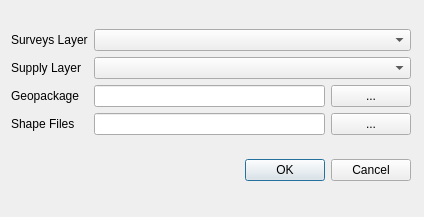
<?xml version="1.0" encoding="UTF-8"?>
<ui version="4.0">
 <class>Test4DialogBase</class>
 <widget class="QDialog" name="Test4DialogBase">
  <property name="geometry">
   <rect>
    <x>0</x>
    <y>0</y>
    <width>424</width>
    <height>217</height>
   </rect>
  </property>
  <property name="windowTitle">
   <string>prepareDemandLayers</string>
  </property>
  <widget class="QWidget" name="">
   <property name="geometry">
    <rect>
     <x>10</x>
     <y>10</y>
     <width>401</width>
     <height>191</height>
    </rect>
   </property>
   <layout class="QGridLayout" name="gridLayout_2">
    <property name="leftMargin">
     <number>1</number>
    </property>
    <property name="topMargin">
     <number>1</number>
    </property>
    <item row="2" column="0">
     <widget class="QDialogButtonBox" name="button_box">
      <property name="orientation">
       <enum>Qt::Horizontal</enum>
      </property>
      <property name="standardButtons">
       <set>QDialogButtonBox::Cancel|QDialogButtonBox::Ok</set>
      </property>
     </widget>
    </item>
    <item row="1" column="0">
     <layout class="QGridLayout" name="gridLayout">
      <item row="0" column="0">
       <widget class="QLabel" name="label">
        <property name="text">
         <string>Surveys Layer</string>
        </property>
       </widget>
      </item>
      <item row="0" column="1" colspan="2">
       <widget class="QComboBox" name="layerSurveys"/>
      </item>
      <item row="1" column="0">
       <widget class="QLabel" name="label_3">
        <property name="text">
         <string>Supply Layer</string>
        </property>
       </widget>
      </item>
      <item row="1" column="1" colspan="2">
       <widget class="QComboBox" name="layerSupply"/>
      </item>
      <item row="2" column="0">
       <widget class="QLabel" name="label_6">
        <property name="text">
         <string>Geopackage</string>
        </property>
       </widget>
      </item>
      <item row="2" column="1">
       <widget class="QLineEdit" name="lineEditDB"/>
      </item>
      <item row="2" column="2">
       <widget class="QPushButton" name="pushButtonDB">
        <property name="text">
         <string>...</string>
        </property>
       </widget>
      </item>
      <item row="3" column="1">
       <widget class="QLineEdit" name="lineEdit"/>
      </item>
      <item row="3" column="2">
       <widget class="QPushButton" name="pushButton">
        <property name="text">
         <string>...</string>
        </property>
       </widget>
      </item>
      <item row="3" column="0">
       <widget class="QLabel" name="label_2">
        <property name="text">
         <string>Shape Files</string>
        </property>
       </widget>
      </item>
     </layout>
    </item>
   </layout>
  </widget>
 </widget>
 <resources/>
 <connections>
  <connection>
   <sender>button_box</sender>
   <signal>accepted()</signal>
   <receiver>Test4DialogBase</receiver>
   <slot>accept()</slot>
   <hints>
    <hint type="sourcelabel">
     <x>20</x>
     <y>20</y>
    </hint>
    <hint type="destinationlabel">
     <x>20</x>
     <y>20</y>
    </hint>
   </hints>
  </connection>
  <connection>
   <sender>button_box</sender>
   <signal>rejected()</signal>
   <receiver>Test4DialogBase</receiver>
   <slot>reject()</slot>
   <hints>
    <hint type="sourcelabel">
     <x>20</x>
     <y>20</y>
    </hint>
    <hint type="destinationlabel">
     <x>20</x>
     <y>20</y>
    </hint>
   </hints>
  </connection>
 </connections>
</ui>
